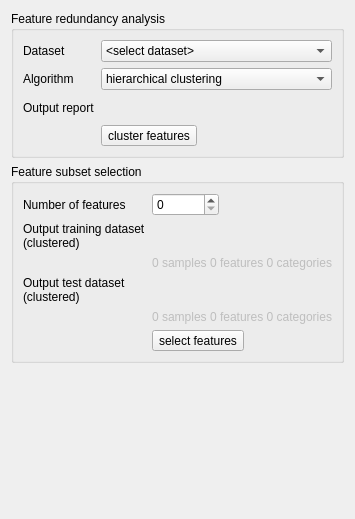
          <widget class="QWidget" name="tab_20">
           <attribute name="title">
            <string>Feature Clustering</string>
           </attribute>
           <layout class="QVBoxLayout" name="verticalLayout_3">
            <item>
             <widget class="QGroupBox" name="groupBox_11">
              <property name="title">
               <string>Feature redundancy analysis</string>
              </property>
              <property name="flat">
               <bool>true</bool>
              </property>
              <property name="checkable">
               <bool>false</bool>
              </property>
              <layout class="QFormLayout" name="formLayout_13">
               <item row="0" column="0">
                <widget class="QLabel" name="label_65">
                 <property name="text">
                  <string>Dataset</string>
                 </property>
                </widget>
               </item>
               <item row="0" column="1">
                <widget class="QComboBox" name="mDataClustering">
                 <property name="currentIndex">
                  <number>0</number>
                 </property>
                 <item>
                  <property name="text">
                   <string>&lt;select dataset&gt;</string>
                  </property>
                 </item>
                 <item>
                  <property name="text">
                   <string>dataset</string>
                  </property>
                 </item>
                 <item>
                  <property name="text">
                   <string>dataset (splitted)</string>
                  </property>
                 </item>
                </widget>
               </item>
               <item row="1" column="0">
                <widget class="QLabel" name="label_66">
                 <property name="text">
                  <string>Algorithm</string>
                 </property>
                </widget>
               </item>
               <item row="1" column="1">
                <widget class="QComboBox" name="mAlgoClustering">
                 <property name="currentIndex">
                  <number>1</number>
                 </property>
                 <item>
                  <property name="text">
                   <string>&lt;select algorithm&gt;</string>
                  </property>
                 </item>
                 <item>
                  <property name="text">
                   <string>hierarchical clustering</string>
                  </property>
                 </item>
                </widget>
               </item>
               <item row="2" column="0">
                <widget class="QLabel" name="label_62">
                 <property name="text">
                  <string>Output report</string>
                 </property>
                </widget>
               </item>
               <item row="2" column="1">
                <layout class="QHBoxLayout" name="horizontalLayout_36">
                 <item>
                  <widget class="QgsFileWidget" name="mFileClusteringReport">
                   <property name="sizePolicy">
                    <sizepolicy hsizetype="Preferred" vsizetype="Preferred">
                     <horstretch>2</horstretch>
                     <verstretch>0</verstretch>
                    </sizepolicy>
                   </property>
                   <property name="filter">
                    <string>*.html</string>
                   </property>
                   <property name="storageMode">
                    <enum>QgsFileWidget::SaveFile</enum>
                   </property>
                   <property name="relativeStorage">
                    <enum>QgsFileWidget::RelativeDefaultPath</enum>
                   </property>
                  </widget>
                 </item>
                 <item>
                  <widget class="QToolButton" name="mViewClusteringReport">
                   <property name="toolTip">
                    <string/>
                   </property>
                   <property name="text">
                    <string/>
                   </property>
                   <property name="icon">
                    <iconset>
                     <normaloff>:/qt-project.org/styles/commonstyle/images/filecontents-128.png</normaloff>:/qt-project.org/styles/commonstyle/images/filecontents-128.png</iconset>
                   </property>
                   <property name="iconSize">
                    <size>
                     <width>16</width>
                     <height>16</height>
                    </size>
                   </property>
                   <property name="toolButtonStyle">
                    <enum>Qt::ToolButtonIconOnly</enum>
                   </property>
                   <property name="autoRaise">
                    <bool>true</bool>
                   </property>
                  </widget>
                 </item>
                </layout>
               </item>
               <item row="3" column="1">
                <widget class="QToolButton" name="mRunClustering">
                 <property name="text">
                  <string>cluster features</string>
                 </property>
                 <property name="icon">
                  <iconset>
                   <normaloff>:/images/themes/default/processingAlgorithm.svg</normaloff>:/images/themes/default/processingAlgorithm.svg</iconset>
                 </property>
                 <property name="toolButtonStyle">
                  <enum>Qt::ToolButtonTextBesideIcon</enum>
                 </property>
                </widget>
               </item>
              </layout>
             </widget>
            </item>
            <item>
             <widget class="QGroupBox" name="groupBox_12">
              <property name="title">
               <string>Feature subset selection</string>
              </property>
              <property name="flat">
               <bool>true</bool>
              </property>
              <property name="checkable">
               <bool>false</bool>
              </property>
              <layout class="QFormLayout" name="formLayout_14">
               <item row="0" column="0">
                <widget class="QLabel" name="label_61">
                 <property name="text">
                  <string>Number of features</string>
                 </property>
                </widget>
               </item>
               <item row="0" column="1">
                <layout class="QHBoxLayout" name="horizontalLayout_37">
                 <item>
                  <widget class="QgsSpinBox" name="mNClustering">
                   <property name="maximum">
                    <number>999999999</number>
                   </property>
                  </widget>
                 </item>
                 <item>
                  <spacer name="horizontalSpacer_13">
                   <property name="orientation">
                    <enum>Qt::Horizontal</enum>
                   </property>
                   <property name="sizeHint" stdset="0">
                    <size>
                     <width>40</width>
                     <height>20</height>
                    </size>
                   </property>
                  </spacer>
                 </item>
                </layout>
               </item>
               <item row="1" column="0">
                <widget class="QLabel" name="label_67">
                 <property name="text">
                  <string>Output training dataset
(clustered)</string>
                 </property>
                </widget>
               </item>
               <item row="1" column="1">
                <layout class="QHBoxLayout" name="horizontalLayout_40">
                 <item>
                  <widget class="QgsFileWidget" name="mFileTrainingDatasetClustered">
                   <property name="enabled">
                    <bool>true</bool>
                   </property>
                   <property name="sizePolicy">
                    <sizepolicy hsizetype="Preferred" vsizetype="Preferred">
                     <horstretch>2</horstretch>
                     <verstretch>0</verstretch>
                    </sizepolicy>
                   </property>
                   <property name="fileWidgetButtonVisible">
                    <bool>true</bool>
                   </property>
                   <property name="filter">
                    <string>*.pkl</string>
                   </property>
                   <property name="storageMode">
                    <enum>QgsFileWidget::SaveFile</enum>
                   </property>
                   <property name="relativeStorage">
                    <enum>QgsFileWidget::RelativeDefaultPath</enum>
                   </property>
                  </widget>
                 </item>
                 <item>
                  <widget class="QToolButton" name="mViewTrainingDatasetClustered">
                   <property name="toolTip">
                    <string/>
                   </property>
                   <property name="text">
                    <string/>
                   </property>
                   <property name="icon">
                    <iconset>
                     <normaloff>:/qt-project.org/styles/commonstyle/images/filecontents-128.png</normaloff>:/qt-project.org/styles/commonstyle/images/filecontents-128.png</iconset>
                   </property>
                   <property name="iconSize">
                    <size>
                     <width>16</width>
                     <height>16</height>
                    </size>
                   </property>
                   <property name="toolButtonStyle">
                    <enum>Qt::ToolButtonIconOnly</enum>
                   </property>
                   <property name="autoRaise">
                    <bool>true</bool>
                   </property>
                  </widget>
                 </item>
                </layout>
               </item>
               <item row="2" column="1">
                <widget class="QLabel" name="mInfoTrainingDatasetClustered">
                 <property name="enabled">
                  <bool>false</bool>
                 </property>
                 <property name="layoutDirection">
                  <enum>Qt::LeftToRight</enum>
                 </property>
                 <property name="text">
                  <string>0 samples 0 features 0 categories</string>
                 </property>
                 <property name="alignment">
                  <set>Qt::AlignRight|Qt::AlignTrailing|Qt::AlignVCenter</set>
                 </property>
                </widget>
               </item>
               <item row="3" column="0">
                <widget class="QLabel" name="label_68">
                 <property name="text">
                  <string>Output test dataset
(clustered)</string>
                 </property>
                </widget>
               </item>
               <item row="3" column="1">
                <layout class="QHBoxLayout" name="horizontalLayout_41">
                 <item>
                  <widget class="QgsFileWidget" name="mFileTestDatasetClustered">
                   <property name="enabled">
                    <bool>true</bool>
                   </property>
                   <property name="sizePolicy">
                    <sizepolicy hsizetype="Preferred" vsizetype="Preferred">
                     <horstretch>2</horstretch>
                     <verstretch>0</verstretch>
                    </sizepolicy>
                   </property>
                   <property name="fileWidgetButtonVisible">
                    <bool>true</bool>
                   </property>
                   <property name="filter">
                    <string>*.pkl</string>
                   </property>
                   <property name="storageMode">
                    <enum>QgsFileWidget::SaveFile</enum>
                   </property>
                   <property name="relativeStorage">
                    <enum>QgsFileWidget::RelativeDefaultPath</enum>
                   </property>
                  </widget>
                 </item>
                 <item>
                  <widget class="QToolButton" name="mViewTestDatasetClustered">
                   <property name="toolTip">
                    <string/>
                   </property>
                   <property name="text">
                    <string/>
                   </property>
                   <property name="icon">
                    <iconset>
                     <normaloff>:/qt-project.org/styles/commonstyle/images/filecontents-128.png</normaloff>:/qt-project.org/styles/commonstyle/images/filecontents-128.png</iconset>
                   </property>
                   <property name="iconSize">
                    <size>
                     <width>16</width>
                     <height>16</height>
                    </size>
                   </property>
                   <property name="toolButtonStyle">
                    <enum>Qt::ToolButtonIconOnly</enum>
                   </property>
                   <property name="autoRaise">
                    <bool>true</bool>
                   </property>
                  </widget>
                 </item>
                </layout>
               </item>
               <item row="4" column="0" colspan="2">
                <widget class="QLabel" name="mInfoTestDatasetClustered">
                 <property name="enabled">
                  <bool>false</bool>
                 </property>
                 <property name="layoutDirection">
                  <enum>Qt::LeftToRight</enum>
                 </property>
                 <property name="text">
                  <string>0 samples 0 features 0 categories</string>
                 </property>
                 <property name="alignment">
                  <set>Qt::AlignRight|Qt::AlignTrailing|Qt::AlignVCenter</set>
                 </property>
                </widget>
               </item>
               <item row="5" column="1">
                <widget class="QToolButton" name="mRunClusteringSelect">
                 <property name="text">
                  <string>select features</string>
                 </property>
                 <property name="icon">
                  <iconset>
                   <normaloff>:/images/themes/default/processingAlgorithm.svg</normaloff>:/images/themes/default/processingAlgorithm.svg</iconset>
                 </property>
                 <property name="toolButtonStyle">
                  <enum>Qt::ToolButtonTextBesideIcon</enum>
                 </property>
                </widget>
               </item>
              </layout>
             </widget>
            </item>
            <item>
             <spacer name="verticalSpacer_3">
              <property name="orientation">
               <enum>Qt::Vertical</enum>
              </property>
              <property name="sizeHint" stdset="0">
               <size>
                <width>20</width>
                <height>145</height>
               </size>
              </property>
             </spacer>
            </item>
           </layout>
          </widget>
